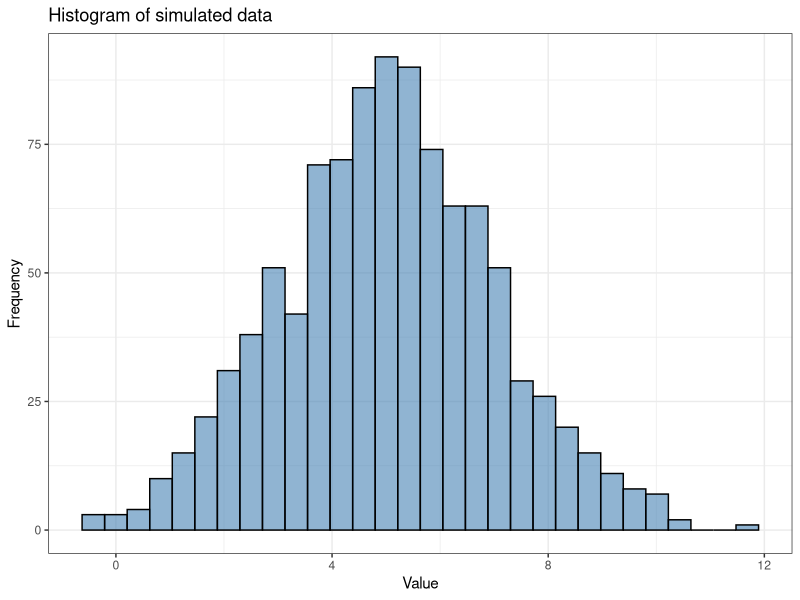
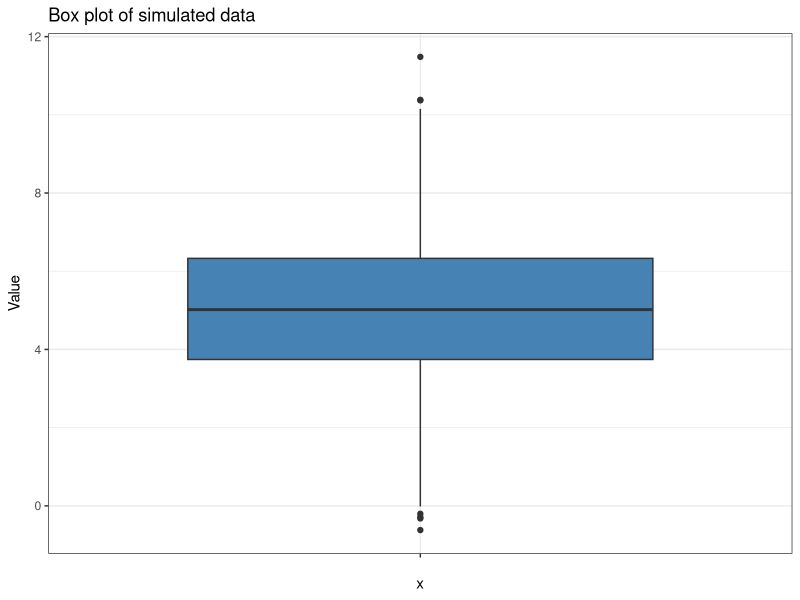
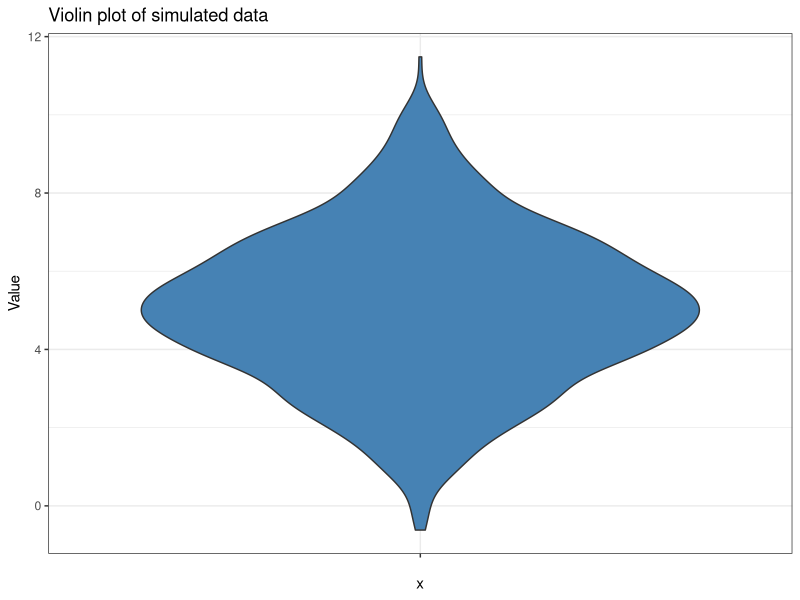

Here is the R script that generated these plots, in order:
# Introduction to Computational Statistics
# Jesús Urtasun Elizari: MRC LMS 2026
# Chapter 1: Descriptive statistics



# Exercise 1:

# 1. Simulate 10 observations from a gaussian distribution.

# 2. Implement a manual computation of mean, median, variance and std.

# 3. Check calculation with numpy / scipy implementation.

# 4. Plot data as a histogram, box plot and violin.

# 5. Change from 10 to 100 and 1000 observations and see what changes.

# 6. Repeat with simulated data following an exponential and a uniform distribution.



# Import libraries ............................................................

library(ggplot2)
setwd("/Users/jurtasun/Desktop/courses/LMS/2026/lms_computational_statistics/chapter1/solutions")



# Simulate data ...............................................................

# Random seed
set.seed(123)

# Simulate data
data <- rnorm(n = 1000, mean = 5, sd = 2)
# data <- runif(n = 1000, min = 0, max = 10)
# data <- rexp(n = 1000, rate = 1/2)
cat("\nRandom data:\n"); print(data)
cat("Data format:", class(data), "\n")
cat("Data shape:", length(data), "\n")

df <- data.frame(value = data)

# Plot data as histogram
ggplot(df, aes(x = value)) + 
geom_histogram(bins = 30, fill = "steelblue", color = "black", alpha = 0.6) +
  labs(title = "Histogram of simulated data", x = "Value", y = "Frequency") + theme_bw()

# Plot data as box plot
ggplot(df, aes(x = "", y = value)) + geom_boxplot(fill = "steelblue") +
  labs(title = "Box plot of simulated data", y = "Value") + theme_bw()

# Plot data as violin plot
ggplot(df, aes(x = "", y = value)) + geom_violin(fill = "steelblue") +
  labs(title = "Violin plot of simulated data", y = "Value") + theme_bw()



# Compute mean value ..........................................................

# Manual calculation
compute_mean <- function(data) {
    
    sum(data) / length(data)
  
}

# Check implementation
mean_manual <- compute_mean(data)
mean_r <- mean(data)
cat("\nMean (manual):", mean_manual, "\n")
cat("Mean (R):", mean_r, "\n")



# Compute variance ............................................................

# Manual calculation
compute_var <- function(data) {

    mean_val <- compute_mean(data)
    squared_diffs <- (data - mean_val)^2

    sum(squared_diffs) / length(data)
    
}

# Check implementation
var_manual <- compute_var(data)
var_r <- var(data) * (length(data) - 1) / length(data)
cat("\nVariance (manual):", var_manual, "\n")
cat("Variance (R):", var_r, "\n")



# Compute median ..............................................................

# Manual calculation
compute_median <- function(data) {

    sorted_data <- sort(data)
    n <- length(sorted_data)
    middle <- n %/% 2
    
    if (n %% 2 == 0) {
        (sorted_data[middle] + sorted_data[middle + 1]) / 2
    } else {
        sorted_data[middle + 1]
    }
    
}

# Check implementation
median_manual <- compute_median(data)
median_r <- median(data)
cat("\nMedian (manual):", median_manual, "\n")
cat("Median (R):", median_r, "\n")



# Compute std .................................................................

# Manual calculation
compute_std <- function(data) {

    compute_var(data) ^ 0.5
  
}

# Check implementation
std_manual <- compute_std(data)
std_r <- sd(data) * sqrt((length(data) - 1) / length(data))
cat("\nStandard deviation (manual):", std_manual, "\n")
cat("Standard deviation (R):", std_r, "\n")
